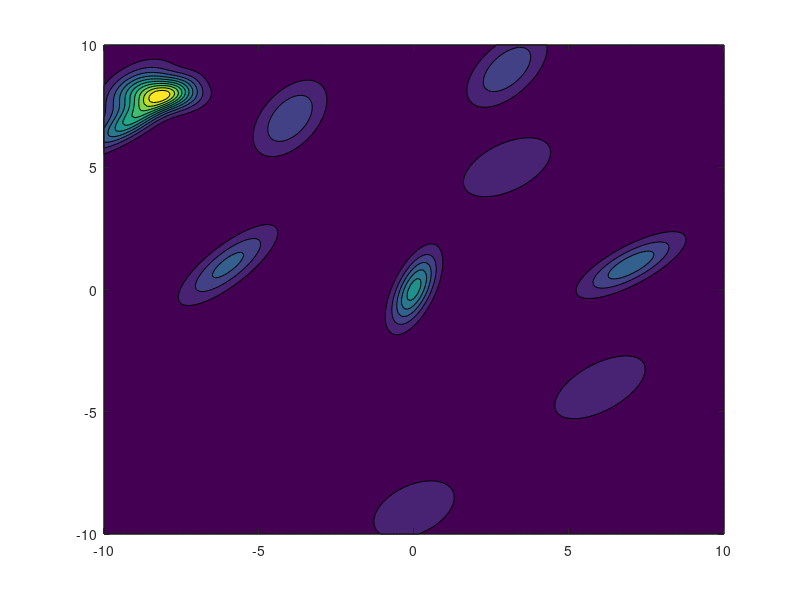

MATLAB code for this plot: (Note: this script raises an error after producing the figure.)
clear all
clc


% Generate heatmap of attrition rate
mu = [0 0];
Sigma = [.25 .3; .3 1];
x1 = -10:.1:10; x2 = -10:.1:10;
[X1,X2] = meshgrid(x1,x2);
F = mvnpdf([X1(:) X2(:)],mu,Sigma);
F = reshape(F,length(x2),length(x1));

for i = 1:10
    mu =[floor(rand()*20)-10 floor(rand()*20)-10];
    anti_diag = rand();
    Sigma = [anti_diag+rand() anti_diag; anti_diag anti_diag+rand()];
    tmp = mvnpdf([X1(:) X2(:)],mu,Sigma);
    tmp = reshape(tmp,length(x2),length(x1));
    F = F+tmp;
end

F = F./(10*max(max(F)));

%surf(x1,x2,F);
%caxis([min(F(:))-.5*range(F(:)),max(F(:))]);
%axis([-10 10 -10 10 0 .1])
%xlabel('x1'); ylabel('x2'); zlabel('Probability Density');
contourf(x1,x2,F);

start = [-10,-10];
goal = [10,10];

list = start;
parent = [NaN];
ar = [0];

tmp = [0,0];

figure(2)
goalFound = false;
tic
while ((tmp(1)<10000)&&(~goalFound))
    
    new = [random('unif',0,20)-10,random('unif',0,20)-10];
    closest = nearest(list,new);
    distX = new(1)-list(closest,1);
    distY = new(2)-list(closest,2);

    distance = sqrt(distX^2 + distY^2);
    if distance>02.5
        distX = 0.25*distX/distance;
        distY = 0.25*distY/distance;
    end
    new = [round(10*(list(closest,1)+distX))/10, round(10*(list(closest,2)+distY))/10];

    plot(linspace(list(closest,1),new(1)),linspace(list(closest,2),new(2)),'b');
    hold on
    list = vertcat(list,new);
    parent = vertcat(parent,closest);
    ar = vertcat(ar,getAR(x1,x2,F,new));
   
    if ((abs(new(1)-goal(1)) <0.2)&& (abs(new(2)-goal(2))<0.2))
        goalFound = true;
        disp('GOOOOOAAAALL!');
    end
    
    tmp = size(list);
end
toc